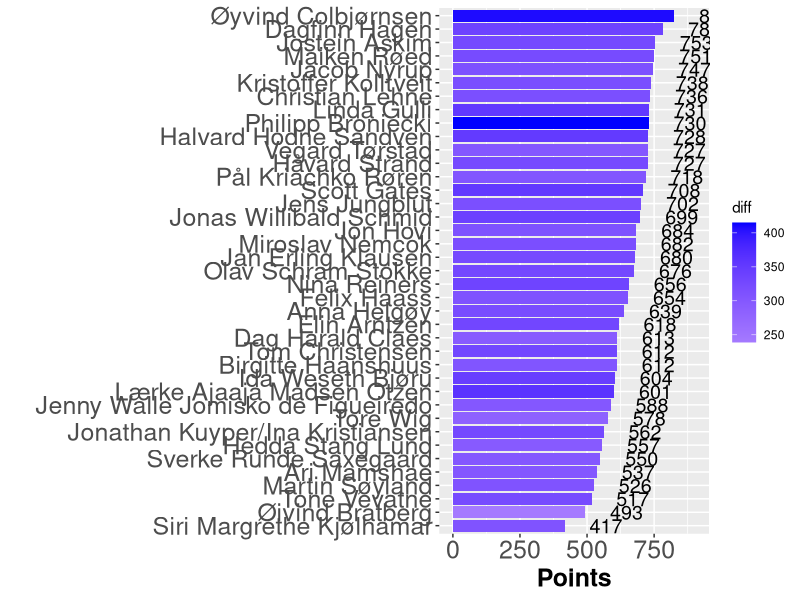

Write R code to recreate this figure.
## ---- chunk 1

library(tidyverse)
library(igraph)
library(readxl)
library(knitr)

knitr::opts_chunk$set(out.width = "100%")

## ---- chunk 2
#| warning: false

invisible(capture.output(Sys.setlocale()))
nettverk <- readr::read_delim("res36.csv", delim=";", col_names = FALSE, locale = locale(encoding = "UTF-8"))
leaderboard <- tibble::as_tibble(nettverk)

leaderboard <- leaderboard %>% arrange_at(ncol(.), desc)

hbar<-leaderboard 
hbar$diff <- hbar$X37-hbar$X35

ggplot(hbar, aes(x=reorder(X1, X37), y=X37, fill = diff )) + 
    geom_bar(stat = 'identity') + 
    scale_y_continuous(limits = c(-5, 910)) +
    coord_flip() + 
    scale_fill_gradient2(low = "red", high="blue") +
    geom_text(aes(label = X37), hjust=-0.75, size = 5 ) + 
    ylab("Points") +
    xlab(" ") +
    theme(axis.text=element_text(size=18), axis.title=element_text(size=18,face="bold"))
## ---- chunk 3

